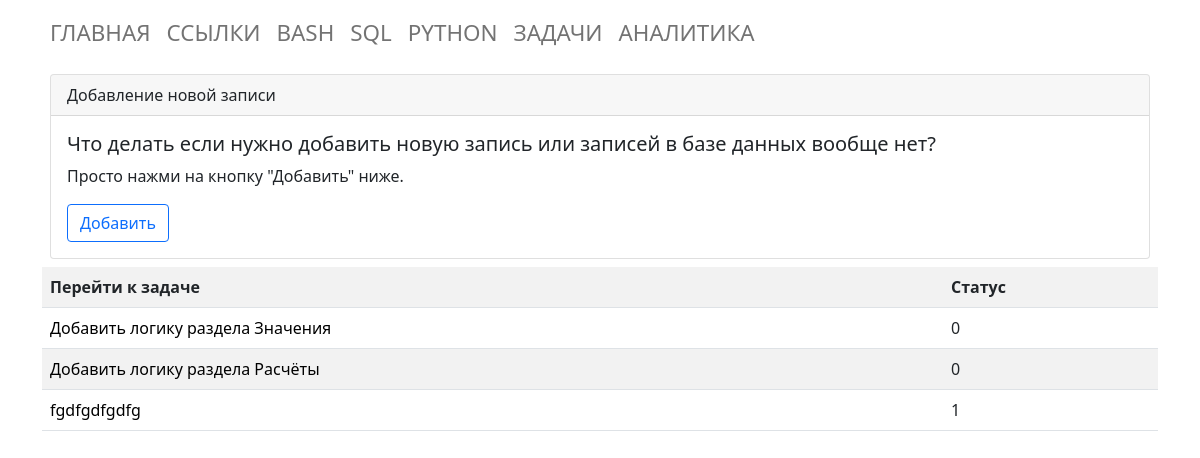
/tasks, run on an earlier commit of the app's database.
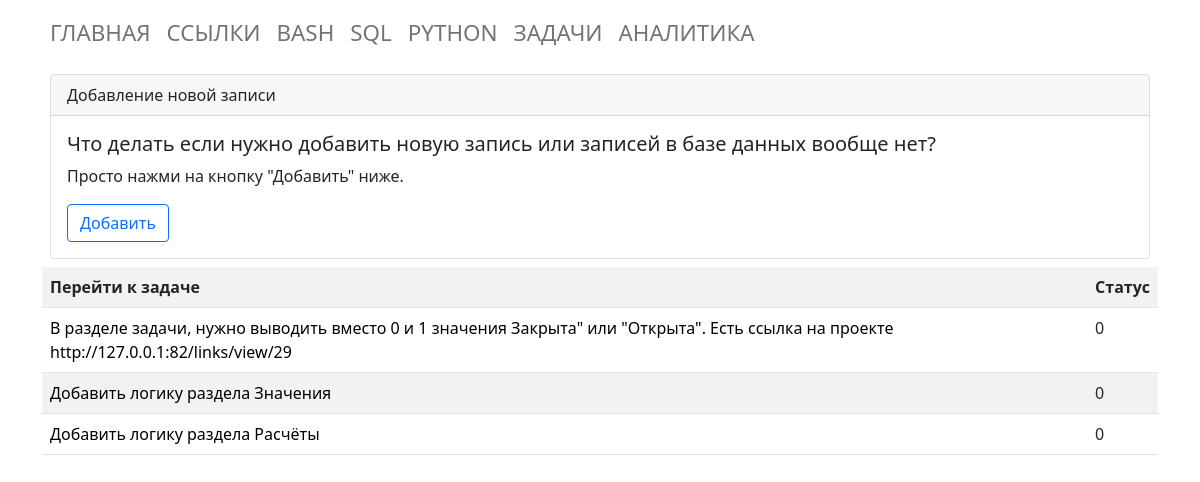
And on a later commit of the database.
### tables this page shows
CREATE TABLE [tasks] ( 
[task_id] INTEGER PRIMARY KEY AUTOINCREMENT,
  [task_name] TEXT NOT NULL,
  [task_status] INT NULL);

### app.py (the view)
@app.route("/tasks")
def get_tasks_list():
    conn = connect.get_db_connection()
    tasks_list = conn.execute("SELECT * FROM tasks ORDER BY task_id DESC").fetchall()
    conn.close()
    return render_template("tasks/tasks_list.html",
                           tasks_list=tasks_list,
                           )

### modules/connect.py (called while the page is built)
def get_db_connection():
    db_path = os.path.join(BASE_DIR, '../database.db')
    conn = sqlite3.connect(db_path)
    conn.row_factory = sqlite3.Row
    return conn

### templates/tasks/tasks_list.html (shortened to what this page needs)
{% extends "base.html" %}
{% block content %}
   <div class="card m-2">
      <div class="card-header">
         Добавление новой записи
      </div>
      <div class="card-body">
         <h5 class="card-title">Что делать если нужно добавить новую запись или записей в базе данных вообще нет?</h5>
         <p class="card-text">Просто нажми на кнопку "Добавить" ниже.</p>
         <a class="btn btn-outline-primary" href="{{ url_for('new_task') }}">Добавить</a>
      </div>
   </div>
   <table class="table table-striped">
      <tr>
         <th>Перейти к задаче</th>
         <th>Статус</th>
      </tr>
      {% for tasks_list in tasks_list %}
      <tr>
         <td><a href="{{ url_for('get_post_task', task_id=tasks_list['task_id']) }}">{{ tasks_list['task_name']
               }}</a></td>
         <td>{{ tasks_list['task_status'] }}</td>
      </tr>
      {% endfor %}
   </table>
{% endblock %}

What changed in the data, as far as the page shows it:
removed tasks: task_name "fgdfgdfgdfg", task_status "1"
added tasks: task_name "В разделе задачи, нужно выводить вместо 0 и 1 значения Закрыта\" или \"Открыта\". Есть ссылка на проекте http://127.0.0.1:82/links/view/29", task_status "0"
